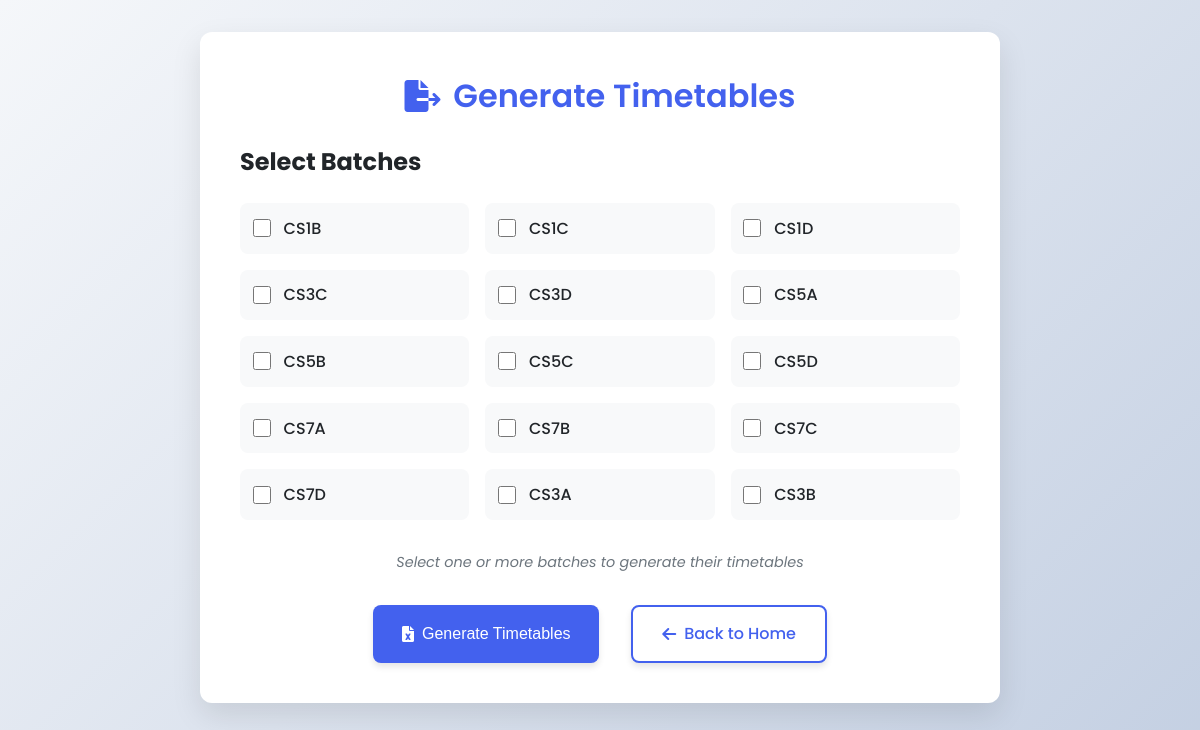
The app's page /select_batches, older data.
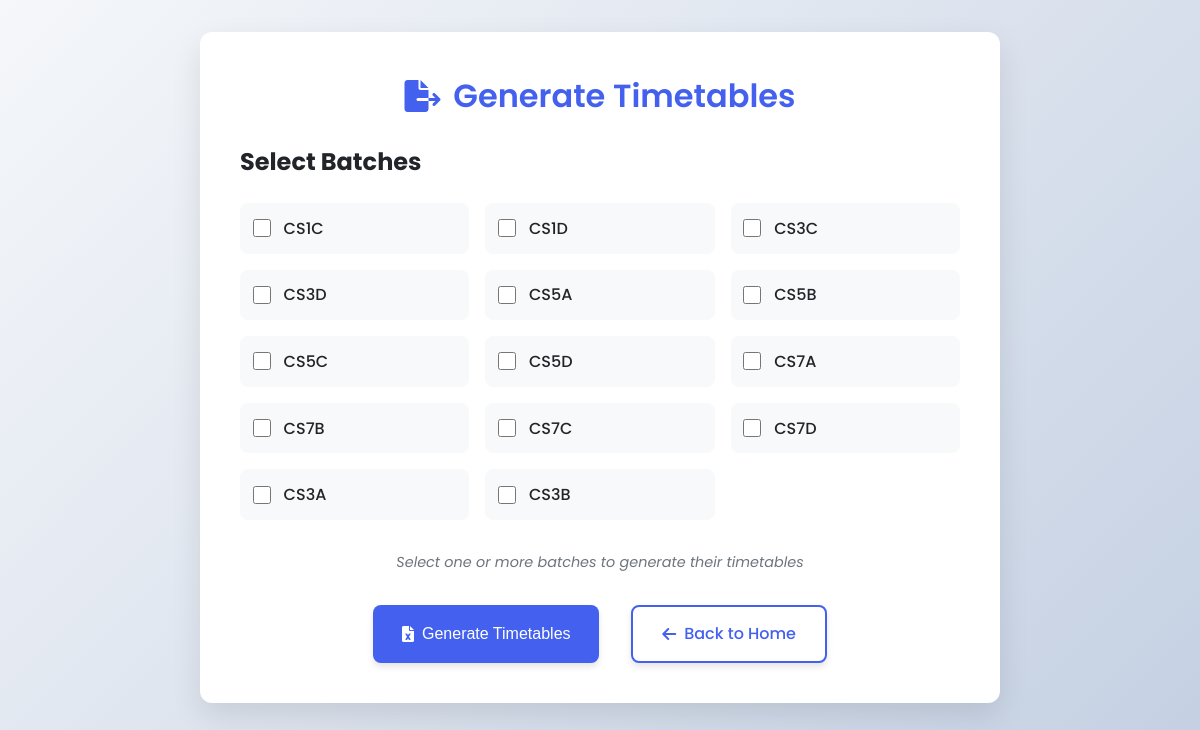
The same page, newer data.
### app.py (models this page shows)
class Batch(db.Model):
    id = db.Column(db.Integer, primary_key=True)
    name = db.Column(db.String(50), unique=True, nullable=False)
    capacity = db.Column(db.Integer, nullable=False)
    courses = db.relationship('Course', backref='batch', lazy=True)

### app.py (the view)
@app.route('/select_batches', methods=['GET'])
def select_batches():
    batches = Batch.query.all()
    return render_template('select_batches.html', batches=batches)

### templates/select_batches.html (shortened to what this page needs)
<!DOCTYPE html>
<html lang="en">
<head>
    <link rel="stylesheet" href="https://cdnjs.cloudflare.com/ajax/libs/font-awesome/6.0.0-beta3/css/all.min.css">
</head>
<body>
    <div class="container">
        <div class="card">
            <h1><i class="fas fa-file-export"></i> Generate Timetables</h1>
            <form action="/download-timetable" method="POST">
                <div class="form-group">
                    <h2>Select Batches</h2>
                    <div class="batch-list">
                        {% for batch in batches %}
                        <div class="batch-item">
                            <input type="checkbox" id="batch_{{ batch.id }}" name="batch_ids[]" value="{{ batch.id }}" class="batch-checkbox">
                            <label for="batch_{{ batch.id }}" class="batch-label">{{ batch.name }}</label>
                        </div>
                        {% endfor %}
                    </div>
                </div>
                <p class="instructions">Select one or more batches to generate their timetables</p>
                <div class="btn-group">
                    <button type="submit" class="btn btn-primary">
                        <i class="fas fa-file-excel"></i> Generate Timetables
                    </button>
                    <a href="{{ url_for('index') }}" class="btn btn-secondary">
                        <i class="fas fa-arrow-left"></i> Back to Home
                    </a>
                </div>
            </form>
        </div>
    </div>
</body>
</html>

### templates/select_batches.html (style rules this page uses)
:root { --primary: #4361ee; --primary-dark: #3a56d4; --secondary: #3f37c9; --light: #f8f9fa; --dark: #212529; --success: #4cc9f0; --gray: #6c757d; }
* { margin: 0; padding: 0; box-sizing: border-box; }
body { font-family: 'Poppins', sans-serif; background: linear-gradient(135deg, #f5f7fa 0%, #c3cfe2 100%); min-height: 100vh; color: var(--dark); padding: 2rem; }
.container { max-width: 800px; margin: 0 auto; }
.card { background-color: white; border-radius: 12px; padding: 2.5rem; box-shadow: 0 12px 30px rgba(0, 0, 0, 0.1); }
h1 { font-size: 2rem; font-weight: 600; color: var(--primary); margin-bottom: 1.5rem; display: flex; align-items: center; justify-content: center; gap: 0.8rem; }
.form-group { margin-bottom: 2rem; }
.batch-list { display: grid; grid-template-columns: repeat(auto-fill, minmax(200px, 1fr)); gap: 1rem; margin: 1.5rem 0; }
.batch-item { display: flex; align-items: center; padding: 0.8rem; background-color: #f8f9fa; border-radius: 8px; transition: all 0.3s ease; }
.batch-checkbox { margin-right: 0.8rem; width: 18px; height: 18px; accent-color: var(--primary); }
.batch-label { font-weight: 500; cursor: pointer; }
.btn { display: inline-flex; align-items: center; justify-content: center; padding: 0.9rem 1.8rem; border-radius: 8px; font-weight: 500; text-decoration: none; transition: all 0.3s ease; box-shadow: 0 4px 6px rgba(0, 0, 0, 0.1); border: none; cursor: pointer; font-size: 1rem; gap: 0.5rem; }
.btn-primary { background-color: var(--primary); color: white; }
.btn-secondary { background-color: white; color: var(--primary); border: 2px solid var(--primary); margin-left: 1rem; }
.btn-group { display: flex; justify-content: center; margin-top: 2rem; gap: 1rem; }
.instructions { font-size: 0.9rem; color: var(--gray); margin-top: 1rem; text-align: center; font-style: italic; }

Row changes from the older to the newer data that the page shows:
removed Batch: name "CS1B"
